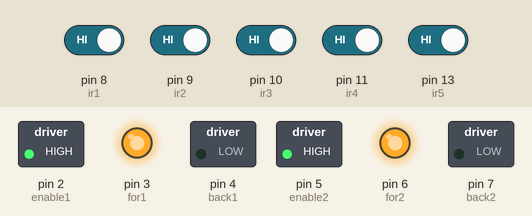
Simulated run of this sketch. Board: Arduino Uno, built with avr-gcc and run on an emulated ATmega328P. Parts: switched loads named in the sketch (green lamp = pin HIGH), output pins drawn as LEDs (lit = HIGH). The test bench sets the inputs (shaded band); at power-on: pin 8 (ir1), pin 9 (ir2), pin 10 (ir3), pin 11 (ir4), pin 13 (ir5) HIGH. What the sketch prints to the serial monitor is not drawn.

Above: at 0.1 s.
Timing chart, 0 to 1.6 s (numbered marks = the images above):
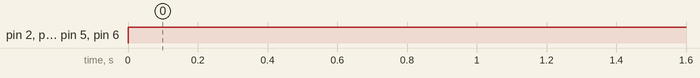

Measured:
- by itself, pin 2 (enable1), pin 3 (for1), pin 5 (enable2), pin 6 (for2): LOW → HIGH at 0.00 s

The sketch:

pidRobot.ino
```cpp
int enable1 = 2;
int for1 = 3;
int back1 = 4;
int enable2 = 5;
int for2 = 6;
int back2 = 7;
//1 p4, 2 p7, 3 p8, 4 p11, 5 p12

int ir1 = 8;
int ir2 = 9;
int ir3 = 10; //9
int ir4 = 11; //10
int ir5 = 13;


void setup() {
  // put your setup code here, to run once:
pinMode(enable1, OUTPUT);
pinMode(for1, OUTPUT);
pinMode(back1, OUTPUT);
pinMode(enable2, OUTPUT);
pinMode(for2, OUTPUT);
pinMode(back2, OUTPUT);
pinMode(ir1, INPUT);
pinMode(ir2, INPUT);
pinMode(ir3, INPUT);
pinMode(ir4, INPUT);
pinMode(ir5, INPUT);
Serial.begin(9600);
}

void loop() {
  // put your main code here, to run repeatedly:
digitalWrite(enable1, HIGH);
analogWrite(for1, 255);
analogWrite(back1, 0);
digitalWrite(enable2, HIGH);
analogWrite(for2, 255);
analogWrite(back2, 0);
int ir1val = digitalRead(ir1);
int ir2val = digitalRead(ir2);
int ir3val = digitalRead(ir3);
int ir4val = digitalRead(ir4);
int ir5val = digitalRead(ir5);

Serial.print("ir1: ");
Serial.println(ir1val);
Serial.print("ir2: ");
Serial.println(ir2val);
Serial.print("ir3: ");
Serial.println(ir3val);
Serial.print("ir4: ");
Serial.println(ir4val);
Serial.print("ir5: ");
Serial.println(ir5val);

delay(1000);
//1, d1, l0; 2 d0, l1; 3 d0 l1; 4
}
```
